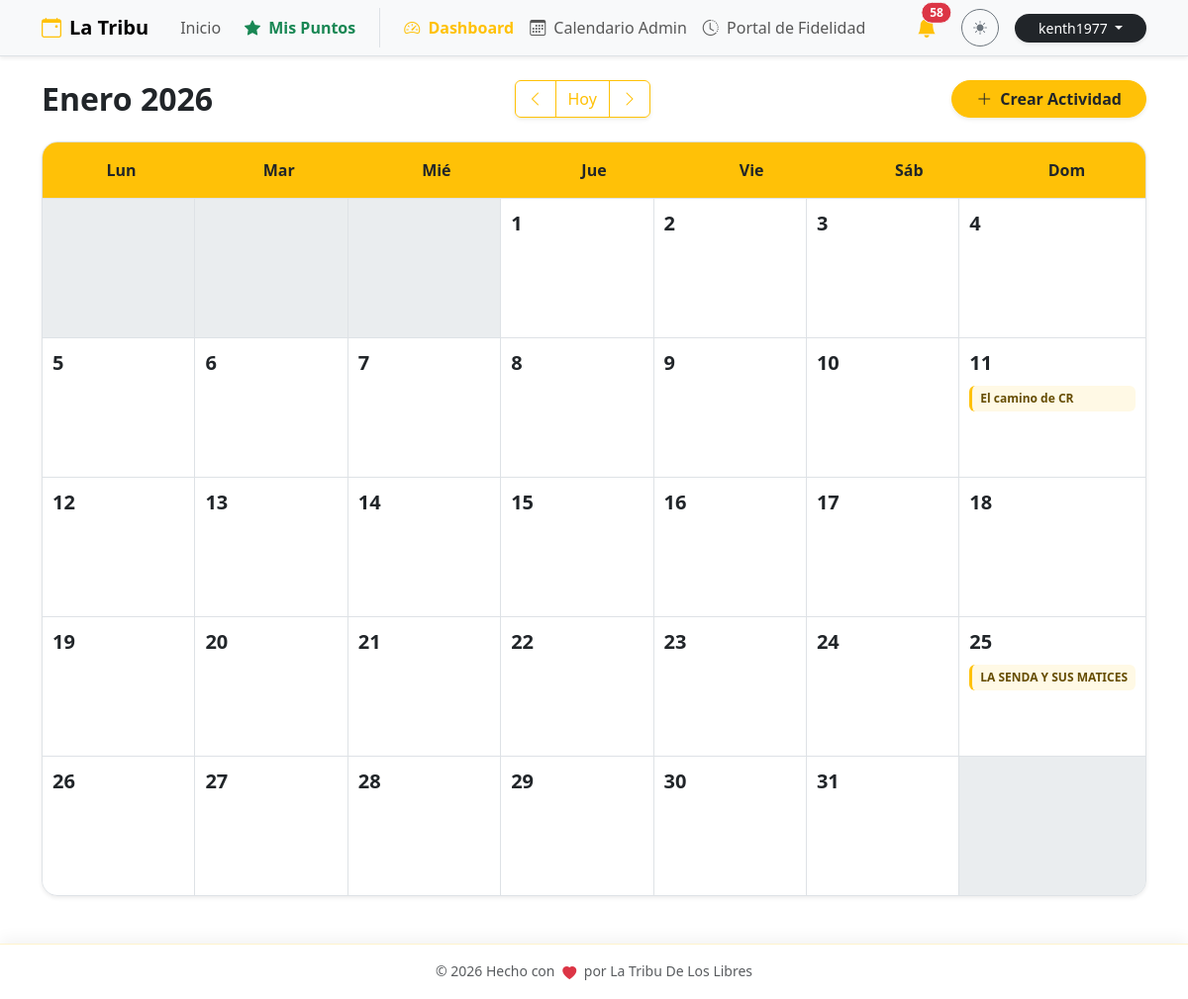
Before: /admin/calendar (signed in) with the older database file.
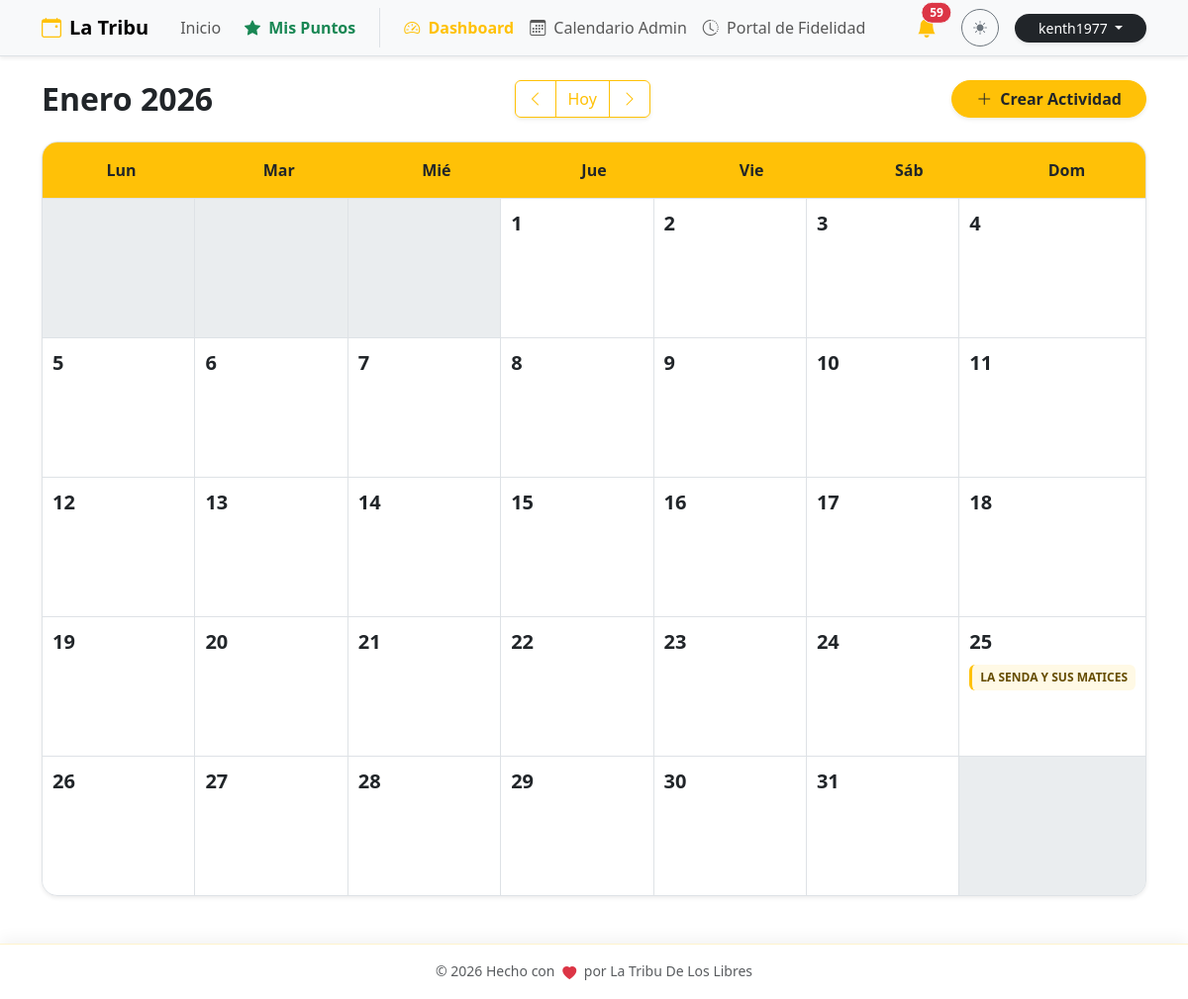
After: the same page with the newer database file.
### db.py (models this page shows)
class Event(db.Model):
    __tablename__ = 'event'
    id = db.Column(db.Integer, primary_key=True)
    title = db.Column(db.String(100), nullable=False)
    flyer = db.Column(db.String(120)) # Nombre del archivo de imagen
    currency = db.Column(db.String(5), default='¢')
    price = db.Column(db.Float, nullable=False)
    reservation_fee = db.Column(db.String(50)) # Texto libre ej: "5000 colones"
    points_reward = db.Column(db.Integer, default=10) # Puntos que otorga
    activity_type = db.Column(db.String(50)) # Caminata, Camping, etc.
    difficulty = db.Column(db.String(50))
    distance = db.Column(db.String(50))
    duration_days = db.Column(db.Integer, default=1)
    event_date = db.Column(db.Date, nullable=False)
    end_date = db.Column(db.Date) # Para eventos de varios días
    departure_point = db.Column(db.String(150))
    departure_time = db.Column(db.String(20))
    pickup_point = db.Column(db.String(200))
    capacity = db.Column(db.Integer, default=0)
    description = db.Column(db.Text)
    status = db.Column(db.String(20), default='Activa') # Activa, Suspendido, Se Traslado
    moved_date = db.Column(db.Date) # Nueva fecha si se traslada
    bookings = db.relationship('Booking', backref='event', lazy=True, cascade="all, delete-orphan")

### app.py (the view)
@calendar_bp.route('/admin/calendar')
@login_required
def view():
    year = request.args.get('year', datetime.now().year, type=int)
    month = request.args.get('month', datetime.now().month, type=int)
    if month > 12: month = 1; year += 1
    elif month < 1: month = 12; year -= 1
    cal = calendar.Calendar(firstweekday=0)
    weeks = cal.monthdayscalendar(year, month)
    events = Event.query.all()
    monthly_birthdays = Member.query.filter(extract('month', Member.birth_date) == month).all()
    return render_template('calendar.html',
                           weeks=weeks, year=year, month=month,
                           month_name=MESES_ES[month],
                           events=events,
                           monthly_birthdays=monthly_birthdays)

### app.py (called while the page is built)
@login_manager.user_loader
def load_user(user_id):
    try:
        return User.query.get(int(user_id))
    except (TypeError, ValueError, Exception):
        return None

@app.before_request
def force_https():
    if request.headers.get('X-Forwarded-Proto') == 'http':
        url = request.url.replace('http://', 'https://', 1)
        return redirect(url, code=301)

### templates/calendar.html (shortened to what this page needs)
{% extends "base.html" %}
{% block content %}
<div class="d-flex flex-column flex-md-row justify-content-between align-items-center mb-4 gap-3 animate__animated animate__fadeIn">
    <h2 class="mb-0 fw-bold">{{ month_name }} {{ year }}</h2>
    <div class="btn-group shadow-sm">
        <a href="{{ url_for('calendar_view.view', year=year, month=month-1) }}" class="btn btn-outline-warning">
            <i class="bi bi-chevron-left"></i>
        </a>
        <a href="{{ url_for('calendar_view.view') }}" class="btn btn-outline-warning">Hoy</a>
        <a href="{{ url_for('calendar_view.view', year=year, month=month+1) }}" class="btn btn-outline-warning">
            <i class="bi bi-chevron-right"></i>
        </a>
    </div>
    <button class="btn btn-warning fw-bold shadow-sm text-dark px-4 rounded-pill" data-bs-toggle="modal" data-bs-target="#addEventModal">
        <i class="bi bi-plus-lg me-2"></i>Crear Actividad
    </button>
</div>
<div class="calendar-wrapper shadow-sm rounded-4 overflow-hidden border bg-white">
    <div class="calendar-header-grid bg-warning text-dark py-3 fw-bold border-bottom text-center">
        <div>Lun</div>
        <div>Mar</div>
        <div>Mié</div>
        <div>Jue</div>
        <div>Vie</div>
        <div>Sáb</div>
        <div>Dom</div>
    </div>
    <div class="calendar-days-grid">
        {% for week in weeks %}
            {% for day in week %}
                <div class="calendar-cell {% if day == 0 %}empty bg-light bg-opacity-50{% else %}clickable-cell{% endif %}"
                     {% if day != 0 %}onclick="openAddModal({{ day }})"{% endif %}>
                    {% if day != 0 %}
                        <div class="d-flex justify-content-between align-items-start mb-2">
                            <span class="day-number fw-bold fs-5">{{ day }}</span>
                            {% set day_birthdays = [] %}
                            {% for mb in monthly_birthdays %}
                                {% if mb.birth_date.day == day %}
                                    {% set _ = day_birthdays.append(mb) %}
                                {% endif %}
                            {% endfor %}
                        </div>
                        <div class="event-stack">
                            {% for event in events %}
                                {% if event.event_date.day == day and event.event_date.month == month and event.event_date.year == year %}
                                    <div class="event-pill {{ 'bg-warning text-dark border-warning' if event.status == 'Se Traslado' else 'bg-warning bg-opacity-10 text-warning-emphasis border-warning' }}"
                                         title="{{ event.title }}">
                                        <span class="text-truncate">{{ event.title }}</span>
                                    </div>
                                {% endif %}
                            {% endfor %}
                        </div>
                    {% endif %}
                </div>
            {% endfor %}
        {% endfor %}
    </div>
</div>
{% endblock %}

### templates/base.html (shortened to what the changed rows need)
<!DOCTYPE html>
<html lang="es" data-bs-theme="light">
<head>
    <link href="https://cdn.jsdelivr.net/npm/bootstrap@5.3.2/dist/css/bootstrap.min.css" rel="stylesheet">
    <link rel="stylesheet" href="https://cdn.jsdelivr.net/npm/bootstrap-icons@1.11.1/font/bootstrap-icons.css">
    <link rel="stylesheet" href="https://cdnjs.cloudflare.com/ajax/libs/animate.css/4.1.1/animate.min.css"/>
</head>
<body>
    <nav class="navbar navbar-expand-lg bg-body-tertiary border-bottom sticky-top shadow-sm">
        <div class="container">
            <div class="collapse navbar-collapse" id="navbarNav">
                <div class="d-flex align-items-center gap-3 mt-3 mt-lg-0">
                    {% if current_user.is_authenticated and current_user.is_superuser %}
                    <div class="dropdown">
                        <button class="btn btn-link position-relative text-dark p-0 me-2" type="button" data-bs-toggle="dropdown" aria-expanded="false">
                            <i class="bi bi-bell-fill fs-5 text-warning"></i>
                            {% if admin_unread_count > 0 %}
                            <span class="position-absolute top-0 start-100 translate-middle badge rounded-pill bg-danger border border-light animate__animated animate__pulse animate__infinite">
                                {{ admin_unread_count }}
                            </span>
                            {% endif %}
                        </button>
                    </div>
                    {% endif %}
                </div>
            </div>
        </div>
    </nav>
    <main class="container py-4">
        {% block content %}{% endblock %}
    </main>
</body>
</html>

Changed rows visible on the page:
no longer on this page (row edited): Event: title "El camino de CR", shown under "11"
Other visible differences:
{{ admin_unread_count }}: "58" → "59"
